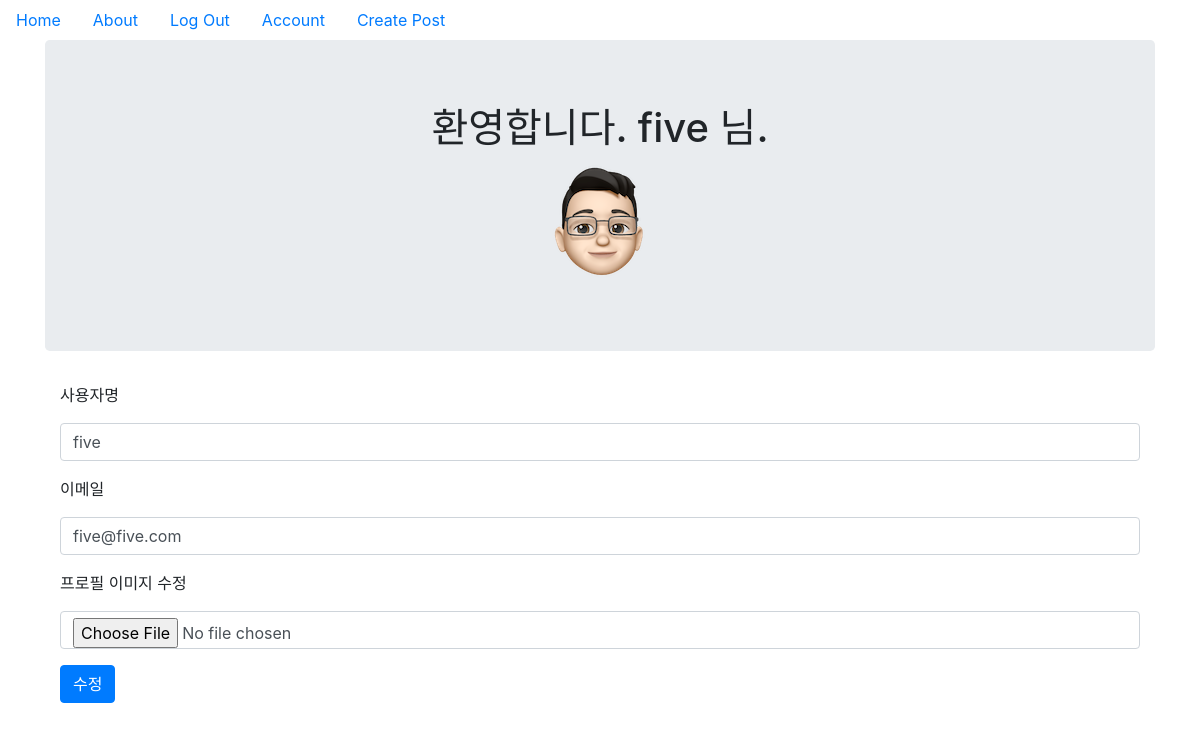
/accout (signed in), run on an earlier commit of the app's database.
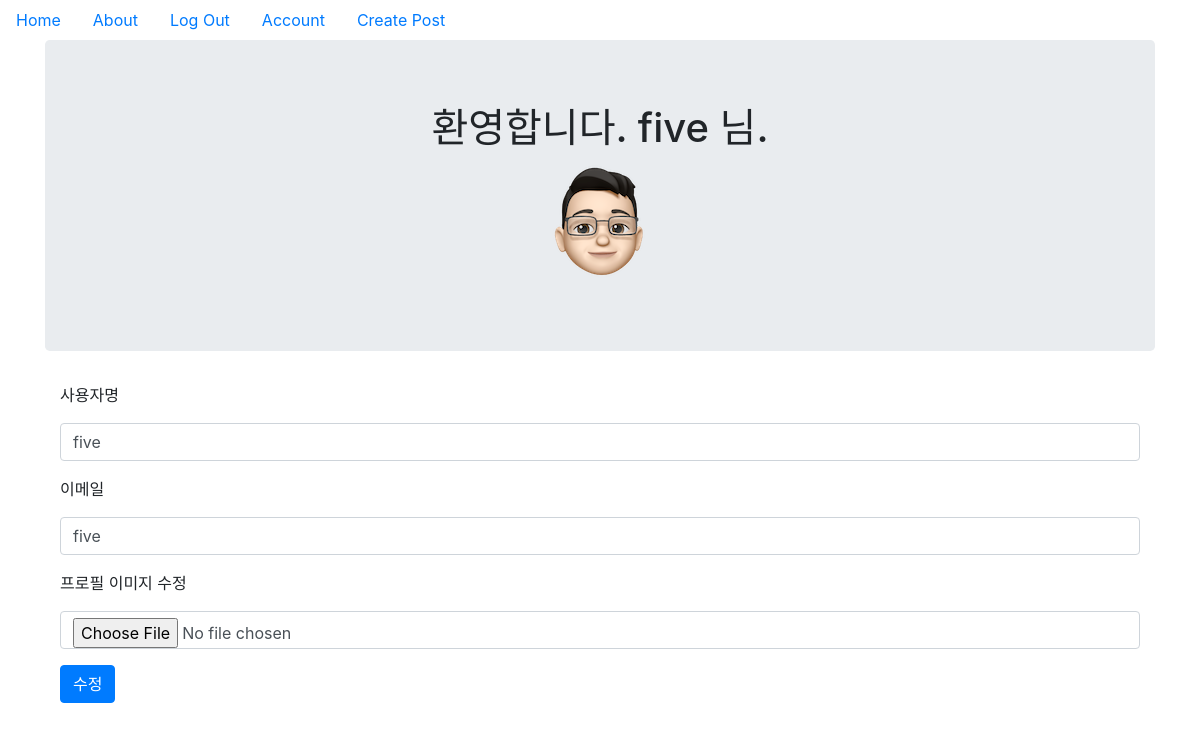
And on a later commit of the database.
### blog/models.py (models this page shows, shortened)
class User(db.Model, UserMixin):
    print('### User 클래스 ###')
    __tablename__ = 'users'
    id = db.Column(db.Integer, primary_key=True)
    profile_image = db.Column(db.String(64), nullable=False, default='default_profile.png')
    email = db.Column(db.String(64), unique=True, index=True)
    username = db.Column(db.String(64), unique=True, index=True)
    password_hash = db.Column(db.String(128))
    posts = db.relationship('Post', backref='author', lazy=True)

### blog/users/views.py (the view)
@users.route('/accout', methods=['GET', 'POST'])
@login_required
def account():
    form = UpdateUserForm()
    if form.validate_on_submit():
        if form.picture.data:
            username = current_user.username
            picture = add_profile_picture(form.picture.data, username)
            current_user.profile_image = picture
        current_user.username = form.username.data
        current_user.email = form.username.data
        db.session.commit()
        flash('계정 정보가 수정 되었습니다.')
        return redirect(url_for('users.account'))
    elif request.method == 'GET' :
        form.username.data = current_user.username
        form.email.data = current_user.email
    profile_image = url_for('static', filename='images/profile'+current_user.profile_image)
    return render_template('account.html', profile_image=profile_image, form=form)

### blog/users/forms.py (shortened to what this page needs)
class UpdateUserForm(FlaskForm) :
    email = StringField('이메일', validators=[DataRequired(), Email()])
    username = StringField('사용자명', validators=[DataRequired()])
    picture = FileField('프로필 이미지 수정', validators=[FileAllowed(['jpg', 'png'])])
    submit = SubmitField('수정')

### blog/models.py (called while the page is built)
@login_manager.user_loader
def load_user(user_id) :
    return User.query.get(user_id)

### blog/templates/account.html (shortened to what this page needs)
{% extends "base.html" %}
{% block content %}
<div class="jumbotron">
    <div align="center">
        <h1>환영합니다. {{current_user.username}} 님.</h1>
        <img align="center" src="{{url_for('static', filename='images/profile/'+current_user.profile_image)}}" alt="">
    </div>
</div>
<div class="container">
    <form method="POST">
        <div class="form-group">
            {{form.username.label(class='form-group')}}
            {{form.username(class='form-control')}}
        </div>
        <div class="form-group">
            {{form.email.label(class='form-group')}}
            {{form.email(class='form-control')}}
        </div>
        <div class="form-group">
            {{form.picture.label(class='form-group')}}
            {{form.picture(class='form-control')}}
        </div>
        <div class="form-group">
            {{form.submit(class='btn btn-primary')}}
        </div>
    </form>
</div>
{% endblock %}

### blog/templates/base.html (shortened to what this page needs)
<!DOCTYPE html>
<html lang="ko">
<head>
    <link
      rel="stylesheet"
      href="https://cdn.jsdelivr.net/npm/bootstrap@4.6.1/dist/css/bootstrap.min.css"
    />
</head>
<body>
    <ul class="nav">
        <li class="nav-link">
            <a href="{{url_for('core.index')}}">Home</a>
        </li>
        <li class="nav-link">
            <a href="{{url_for('core.info')}}">About</a>
        </li>
        {% if current_user.is_authenticated %}
        <li class="nav-link">
            <a href="{{url_for('users.logout')}}">Log Out</a>
        </li>
        <li class="nav-link">
            <a href="{{url_for('users.account')}}">Account</a>
        </li>
        <li class="nav-link">
            <a href="#">Create Post</a>
        </li>
        {% endif %}
    </ul>
    <div class="container">
        {% block content %}
        {% endblock %}
    </div>
</body>
</html>

What changed in the data, as far as the page shows it:
changed User "five": email "five@five.com" → "five"
